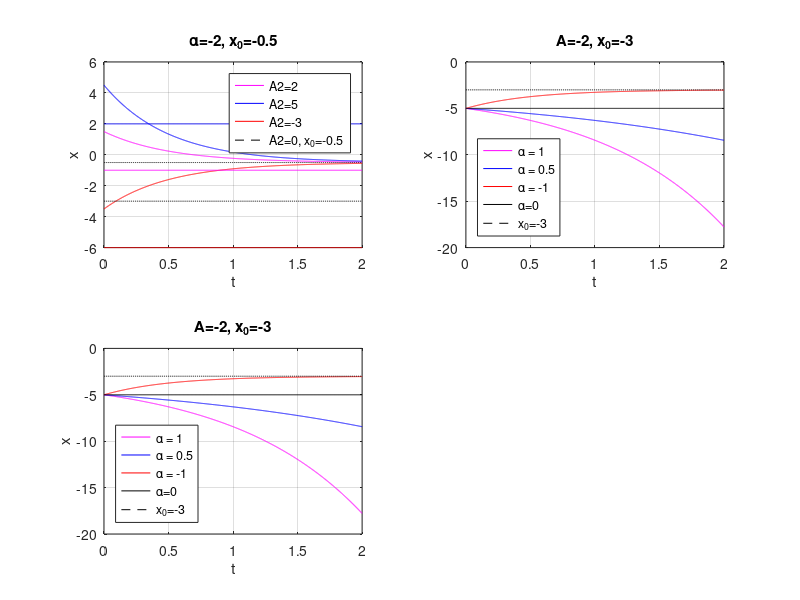

This chart was generated by the following MATLAB code:
clear;
close all;


%x_sz=Ae^alpha*t+x0;
x_sz=0:0.001:2;
t=0:0.001:2;
a=-2;
xw=-0.5;







%A1A1A1A1A1A1A1A1A1A1A1A1A1A1A1A1A1A1A1A1A1A1A1
subplot(2,2,1);
A1=2;
for i=1:1:(length(t))
    x_sz(i)=A1*exp(a*t(i))+xw;
end
plot(t,x_sz,'m-');
hold on;
%%%%%%%%%%%%%%%%%%%%%%%%%%%%%%%%%%%%%%%%%%%%%%%%
A1=5;
for i=1:1:(length(t))
    x_sz(i)=A1*exp(a*t(i))+xw;
end
plot(t,x_sz,'b-');

%%%%%%%%%%%%%%%%%%%%%%%%%%%%%%%%%%%%%%%%%%%%%%%%
A1=-3;
for i=1:1:(length(t))
    x_sz(i)=A1*exp(a*t(i))+xw;
end
plot(t,x_sz,'r-');
%%%%%%%%%%%%%%%%%%%%%%%%%%%%%%%%%%%%%%%%%%%%%%%%
A1=0;
for i=1:1:(length(t))
    x_sz(i)=A1*exp(a*t(i))+xw;
end
plot(t,x_sz,'k--');
%%%%%%%%%%%%%%%%%%%%%%%%%%%%%%%%%%%%%%%%%%%%%%%%
title('\alpha=-2, x_{0}=-0.5');
legend('A=2','A=5','A=-3','A=0, x_{0}=-0.5');
xlabel('t');
ylabel('x');
grid on;
%%%%%%%%%%%%%%%%%%%%%%%%%%%%%%%%%%%%%%%%%%%%%%%%






%a1a1a1a1a1a1a1a1a1a1a1a1a1a1a1a1a1a1a1a1a1a1a1a

subplot(2,2,2);

A1=-2;
xw=-3;

a=1;
for i=1:1:(length(t))
    x_sz(i)=A1*exp(a*t(i))+xw;
end
plot(t,x_sz,'m-');
hold on;
%%%%%%%%%%%%%%%%%%%%%%%%%%%%%%%%%%%%%%%%%%%%%%%%
a=0.5;
for i=1:1:(length(t))
    x_sz(i)=A1*exp(a*t(i))+xw;
end
plot(t,x_sz,'b-');
hold on;
%%%%%%%%%%%%%%%%%%%%%%%%%%%%%%%%%%%%%%%%%%%%%%%%
a=-2;
for i=1:1:(length(t))
    x_sz(i)=A1*exp(a*t(i))+xw;
end
plot(t,x_sz,'r-');
%%%%%%%%%%%%%%%%%%%%%%%%%%%%%%%%%%%%%%%%%%%%%%%%
a=0;
for i=1:1:(length(t))
    x_sz(i)=A1*exp(a*t(i))+xw;
end
plot(t,x_sz,'k-');
%%%%%%%%%%%%%%%%%%%%%%%%%%%%%%%%%%%%%%%%%%%%%%%%
A1=0;
for i=1:1:(length(t))
    x_sz(i)=A1*exp(a*t(i))+xw;
end
plot(t,x_sz,'k--');
title('A=-2, x_{0}=-3');
legend({'\alpha = 1','\alpha = 0.5','\alpha = -1','\alpha=0','x_{0}=-3'},'Location','southwest');
xlabel('t');
ylabel('x');
grid on;
%%%%%%%%%%%%%%%%%%%%%%%%%%%%%%%%%%%%%%%%%%%%%%%%














%A2A2A2A2A2A2A2A2A2A2A2A2A2A2A2A2A2A2A2A2A2A2A2A2
subplot(2,2,1);
A2=2;
for i=1:1:(length(t))
    x_sz(i)=A2*exp(a*t(i))+xw;
end
plot(t,x_sz,'m-');
hold on;
%%%%%%%%%%%%%%%%%%%%%%%%%%%%%%%%%%%%%%%%%%%%%%%%
A2=5;
for i=1:1:(length(t))
    x_sz(i)=A2*exp(a*t(i))+xw;
end
plot(t,x_sz,'b-');

%%%%%%%%%%%%%%%%%%%%%%%%%%%%%%%%%%%%%%%%%%%%%%%%
A2=-3;
for i=1:1:(length(t))
    x_sz(i)=A2*exp(a*t(i))+xw;
end
plot(t,x_sz,'r-');
%%%%%%%%%%%%%%%%%%%%%%%%%%%%%%%%%%%%%%%%%%%%%%%%
A2=0;
for i=1:1:(length(t))
    x_sz(i)=A2*exp(a*t(i))+xw;
end
plot(t,x_sz,'k--');
%%%%%%%%%%%%%%%%%%%%%%%%%%%%%%%%%%%%%%%%%%%%%%%%
title('\alpha=-2, x_{0}=-0.5');
legend('A2=2','A2=5','A2=-3','A2=0, x_{0}=-0.5');
xlabel('t');
ylabel('x');
grid on;
%%%%%%%%%%%%%%%%%%%%%%%%%%%%%%%%%%%%%%%%%%%%%%%%








%a1a1a1a1a1a1a1a1a1a1a1a1a1a1a1a1a1a1a1a1a1a1a1a

subplot(2,2,3);

A1=-2;
xw=-3;

a=1;
for i=1:1:(length(t))
    x_sz(i)=A1*exp(a*t(i))+xw;
end
plot(t,x_sz,'m-');
hold on;
%%%%%%%%%%%%%%%%%%%%%%%%%%%%%%%%%%%%%%%%%%%%%%%%
a=0.5;
for i=1:1:(length(t))
    x_sz(i)=A1*exp(a*t(i))+xw;
end
plot(t,x_sz,'b-');
hold on;
%%%%%%%%%%%%%%%%%%%%%%%%%%%%%%%%%%%%%%%%%%%%%%%%
a=-2;
for i=1:1:(length(t))
    x_sz(i)=A1*exp(a*t(i))+xw;
end
plot(t,x_sz,'r-');
%%%%%%%%%%%%%%%%%%%%%%%%%%%%%%%%%%%%%%%%%%%%%%%%
a=0;
for i=1:1:(length(t))
    x_sz(i)=A1*exp(a*t(i))+xw;
end
plot(t,x_sz,'k-');
%%%%%%%%%%%%%%%%%%%%%%%%%%%%%%%%%%%%%%%%%%%%%%%%
A1=0;
for i=1:1:(length(t))
    x_sz(i)=A1*exp(a*t(i))+xw;
end
plot(t,x_sz,'k--');
title('A=-2, x_{0}=-3');
legend({'\alpha = 1','\alpha = 0.5','\alpha = -1','\alpha=0','x_{0}=-3'},'Location','southwest');
xlabel('t');
ylabel('x');
grid on;
%%%%%%%%%%%%%%%%%%%%%%%%%%%%%%%%%%%%%%%%%%%%%%%%









